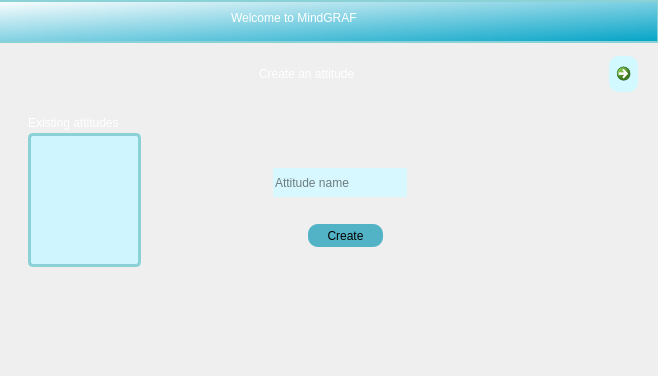
<?xml version="1.0" encoding="UTF-8"?>
<ui version="4.0">
 <class>MainWindow</class>
 <widget class="QMainWindow" name="MainWindow">
  <property name="enabled">
   <bool>true</bool>
  </property>
  <property name="geometry">
   <rect>
    <x>0</x>
    <y>0</y>
    <width>658</width>
    <height>376</height>
   </rect>
  </property>
  <property name="windowTitle">
   <string>MainWindow</string>
  </property>
  <widget class="QWidget" name="centralwidget">
   <widget class="QFrame" name="frame22">
    <property name="geometry">
     <rect>
      <x>-7</x>
      <y>-7</y>
      <width>666</width>
      <height>393</height>
     </rect>
    </property>
    <property name="styleSheet">
     <string notr="true">QFrame#frame22{
	background-image: url(:/f/datascience.jpg);




}
</string>
    </property>
    <property name="frameShape">
     <enum>QFrame::StyledPanel</enum>
    </property>
    <property name="frameShadow">
     <enum>QFrame::Raised</enum>
    </property>
    <widget class="QFrame" name="frame3">
     <property name="geometry">
      <rect>
       <x>0</x>
       <y>7</y>
       <width>666</width>
       <height>43</height>
      </rect>
     </property>
     <property name="styleSheet">
      <string notr="true">QObject#frame3{background-color: qlineargradient(spread:pad, x1:0.994318, y1:1, x2:0, y2:0, stop:0 rgba(0, 162, 198, 255), stop:1 rgba(255, 255, 255, 255));


border: 2px solid #8ad2d5;

}</string>
     </property>
     <property name="frameShape">
      <enum>QFrame::StyledPanel</enum>
     </property>
     <property name="frameShadow">
      <enum>QFrame::Raised</enum>
     </property>
     <widget class="QLabel" name="label">
      <property name="geometry">
       <rect>
        <x>238</x>
        <y>-14</y>
        <width>239</width>
        <height>64</height>
       </rect>
      </property>
      <property name="styleSheet">
       <string notr="true">QLabel#label{ font: 16pt &quot;NSimSun&quot;;
color: rgb(255, 255, 255);}</string>
      </property>
      <property name="text">
       <string>Welcome to MindGRAF</string>
      </property>
     </widget>
    </widget>
    <widget class="QLineEdit" name="attitudename">
     <property name="geometry">
      <rect>
       <x>280</x>
       <y>175</y>
       <width>134</width>
       <height>29</height>
      </rect>
     </property>
     <property name="styleSheet">
      <string notr="true">border-radius:2px;
background-color: rgb(216, 248, 255);</string>
     </property>
     <property name="placeholderText">
      <string>Attitude name</string>
     </property>
    </widget>
    <widget class="QPushButton" name="createAtt">
     <property name="geometry">
      <rect>
       <x>315</x>
       <y>231</y>
       <width>75</width>
       <height>23</height>
      </rect>
     </property>
     <property name="styleSheet">
      <string notr="true">QPushButton#createAtt{background-color: rgb(83, 179, 198);
border-style: outset;
border-radius: 10px;

}

QPushButton#createAtt:hover {
	background-color: rgb(219, 247, 255);

	border-color: rgb(0, 0, 0);
}

</string>
     </property>
     <property name="text">
      <string>Create</string>
     </property>
    </widget>
    <widget class="QCommandLinkButton" name="next">
     <property name="geometry">
      <rect>
       <x>616</x>
       <y>63</y>
       <width>29</width>
       <height>36</height>
      </rect>
     </property>
     <property name="styleSheet">
      <string notr="true">QCommandLinkButton{
	background-color: rgb(210, 249, 255);

border-style: outset;
border-radius: 10px;

}
QCommandLinkButton:hover{
	background-color: rgb(82, 159, 167);
}
</string>
     </property>
     <property name="text">
      <string/>
     </property>
    </widget>
    <widget class="QLabel" name="attitudesuccess">
     <property name="geometry">
      <rect>
       <x>294</x>
       <y>210</y>
       <width>113</width>
       <height>16</height>
      </rect>
     </property>
     <property name="styleSheet">
      <string notr="true">QLabel#attitudesuccess{
	color: rgb(17, 255, 0);
}</string>
     </property>
     <property name="text">
      <string/>
     </property>
    </widget>
    <widget class="QLabel" name="label_2">
     <property name="geometry">
      <rect>
       <x>266</x>
       <y>63</y>
       <width>190</width>
       <height>36</height>
      </rect>
     </property>
     <property name="styleSheet">
      <string notr="true">QLabel#label_2{ font: 13pt &quot;NSimSun&quot;;
color: rgb(255,255,255);}</string>
     </property>
     <property name="text">
      <string>Create an attitude</string>
     </property>
    </widget>
    <widget class="QListWidget" name="allattitudes">
     <property name="geometry">
      <rect>
       <x>35</x>
       <y>140</y>
       <width>113</width>
       <height>134</height>
      </rect>
     </property>
     <property name="styleSheet">
      <string notr="true">QListWidget#allattitudes{
	background-color: rgb(207, 245, 255);
border-radius:5px;
border: 3px solid #8ad2d5;
	

}</string>
     </property>
    </widget>
    <widget class="QLabel" name="label_3">
     <property name="geometry">
      <rect>
       <x>35</x>
       <y>112</y>
       <width>120</width>
       <height>36</height>
      </rect>
     </property>
     <property name="styleSheet">
      <string notr="true">QLabel#label_3{ font: 9pt &quot;NSimSun&quot;;
color: rgb(255,255,255);}</string>
     </property>
     <property name="text">
      <string>Existing attitudes</string>
     </property>
    </widget>
    <zorder>attitudename</zorder>
    <zorder>createAtt</zorder>
    <zorder>next</zorder>
    <zorder>frame3</zorder>
    <zorder>attitudesuccess</zorder>
    <zorder>label_2</zorder>
    <zorder>allattitudes</zorder>
    <zorder>label_3</zorder>
   </widget>
  </widget>
 </widget>
 <resources>
  <include location="../tes.qrc"/>
  <include location="ok.qrc"/>
  <include location="first.qrc"/>
  <include location="one.qrc"/>
 </resources>
 <connections/>
</ui>
